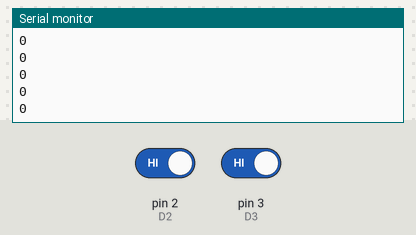
Bench run of a sketch on a simulated Arduino Uno, built with avr-gcc and run on an emulated ATmega328P. Parts: the last lines printed to the serial monitor. The test bench sets the inputs (shaded band); at power-on: pin 2 (D2) HIGH, pin 3 (D3) HIGH.

Above: at 1.2 s.
1.3 s: pin 2 (D2) driven LOW
At 1.35 s:
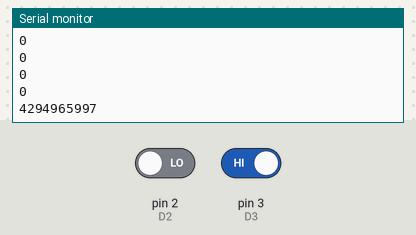
2.8 s: pin 3 (D3) driven LOW
At 2.87 s:
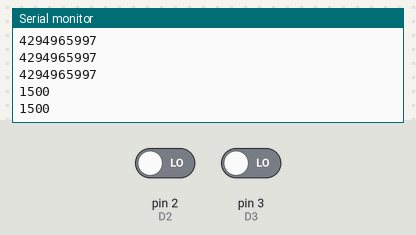
4.3 s: pin 2 (D2) driven HIGH
At 4.35 s:
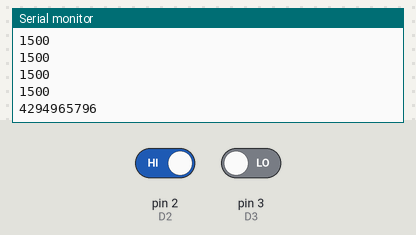
5.8 s: pin 3 (D3) driven HIGH
At 5.87 s:
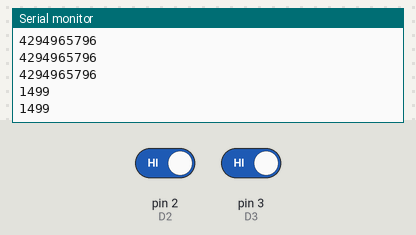
Timing chart, 0 to 8.3 s (numbered marks = the images above; inputs shaded):
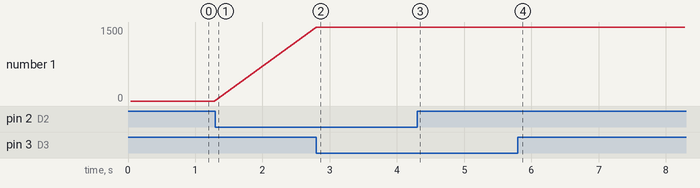

Measured:
- after the input at 1.3 s, the serial monitor: prints a new line at once (image 1)
- after the input at 2.8 s, the serial monitor: prints a new line at once (image 2)
- after the input at 4.3 s, the serial monitor: prints a new line at once (image 3)
- after the input at 5.8 s, the serial monitor: prints a new line at once (image 4)
- plotted number 1: 0 → 1500 after the input at 2.8 s, 1500 → 1499 after the input at 5.8 s

The sketch:

kadai6-1-1.ino
```cpp
// 課題6.1.1 I-P制御
#include <MsTimer2.h>

const int D2 = 2;
const int D3 = 3;
const int D6 = 6;    // PWM出力ディジタルピンの定義
float refH = 3000.0;    // 目標回転速度1
float refL = 2000.0;    //目標回転速度2
float U0 = 0.2;         //動作店をduty比0.2近傍
float Y0 = 2300.0;
float ref = refL;       //現時点での目標回転速度
float duty = 0.0;
int Ts = 40;  //[msec]
boolean isHigh=false;
unsigned long timen;//モーターの読み取り時刻
unsigned long timep=0;
unsigned long timeln;//LEDの点灯時刻
int iteration = 0;
volatile float motrpm = 0;
volatile float motrpmf = 0;
volatile boolean isD2High = false;
volatile boolean isD3High = false;

float sum_e = 0;
float Kp = 0.00006*1.0; //自身で求めた値に変更
float Ki = 0.00011*((float)Ts/1000.0)*0.5; //自身で求めた値に変更

//モーターの入力を検出する
void countUp() {
  timen = millis();
  if ((isD2High)&&(digitalRead(D2)==LOW)) {
    motrpm = 1000.0*60.0/(float)(timen - timep);
    motrpmf = 0.75*motrpmf+0.25*motrpm;
    timep = timen;
    isD2High = false;
  } else if ((!isD2High)&&(digitalRead(D2)==HIGH)) {
    isD2High = true;
  }
}

void countUp2(){
  timeln = millis();
  if((isD3High)&&(digitalRead(D3)==LOW)){
    isD3High = false;
  }else if((!isD3High)&&(digitalRead(D3)==HIGH)){
    isD3High = true;
  }
}

void sendUnsigned(unsigned x) {
  Serial.write(x>>8);   // send High
  Serial.write(x&255);  // send Low
}

void control() {
  float e;

  iteration++;
  if (iteration>=100) {
    iteration=0;
    if (isHigh) {
      isHigh=false;
      ref = refL;
    } else {
      isHigh=true;
      ref =  refH;
    }
  }
  e = ref-motrpmf;
  sum_e += e;
  duty = Kp*(Y0-motrpmf)+Ki*sum_e+U0;
  if (duty<0) {
    duty = 0.0;
  }
  if (duty>0.5) {
    duty = 0.5;
  }
  analogWrite(D6,duty*255.0);
//  unsigned int x1 = (unsigned int)motrpmf;
//  unsigned int x2 = (unsigned int)(duty*255.0);
//  unsigned int x3 = (unsigned int)ref;
//  Serial.write('H');
//  sendUnsigned(x1);
//  sendUnsigned(x2);
//  sendUnsigned(x3);
    Serial.println(timeln-timen);
}

void setup() {
  analogWrite(D6,0);
  timep = millis();
  attachInterrupt(0,countUp,CHANGE);
  attachInterrupt(1,countUp2,CHANGE);
  MsTimer2::set(Ts, control); // 40ms period
  MsTimer2::start();
  Serial.begin(115200);
}

void loop() {}
```
